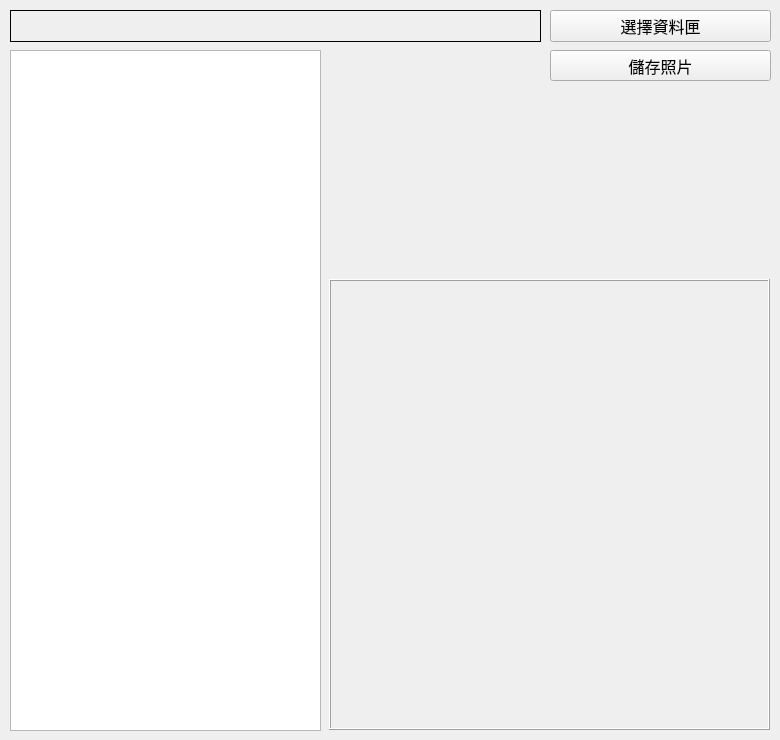
   <widget class="QWidget" name="tab_2">
    <attribute name="title">
     <string/>
    </attribute>
    <widget class="QLabel" name="label_current_path">
     <property name="geometry">
      <rect>
       <x>10</x>
       <y>10</y>
       <width>531</width>
       <height>32</height>
      </rect>
     </property>
     <property name="font">
      <font>
       <pointsize>12</pointsize>
      </font>
     </property>
     <property name="frameShape">
      <enum>QFrame::Box</enum>
     </property>
     <property name="text">
      <string/>
     </property>
     <property name="alignment">
      <set>Qt::AlignLeading|Qt::AlignLeft|Qt::AlignVCenter</set>
     </property>
    </widget>
    <widget class="QPushButton" name="pushButton_select_folder">
     <property name="geometry">
      <rect>
       <x>550</x>
       <y>10</y>
       <width>221</width>
       <height>32</height>
      </rect>
     </property>
     <property name="font">
      <font>
       <pointsize>12</pointsize>
      </font>
     </property>
     <property name="text">
      <string>選擇資料匣</string>
     </property>
    </widget>
    <widget class="QListWidget" name="listWidget_folder">
     <property name="geometry">
      <rect>
       <x>10</x>
       <y>50</y>
       <width>311</width>
       <height>681</height>
      </rect>
     </property>
    </widget>
    <widget class="QPushButton" name="pushButton_save">
     <property name="geometry">
      <rect>
       <x>550</x>
       <y>50</y>
       <width>221</width>
       <height>31</height>
      </rect>
     </property>
     <property name="font">
      <font>
       <pointsize>12</pointsize>
      </font>
     </property>
     <property name="text">
      <string>儲存照片</string>
     </property>
    </widget>
    <widget class="QLabel" name="label_img_preview">
     <property name="geometry">
      <rect>
       <x>329</x>
       <y>279</y>
       <width>441</width>
       <height>451</height>
      </rect>
     </property>
     <property name="frameShape">
      <enum>QFrame::Box</enum>
     </property>
     <property name="frameShadow">
      <enum>QFrame::Raised</enum>
     </property>
     <property name="text">
      <string/>
     </property>
    </widget>
   </widget>
